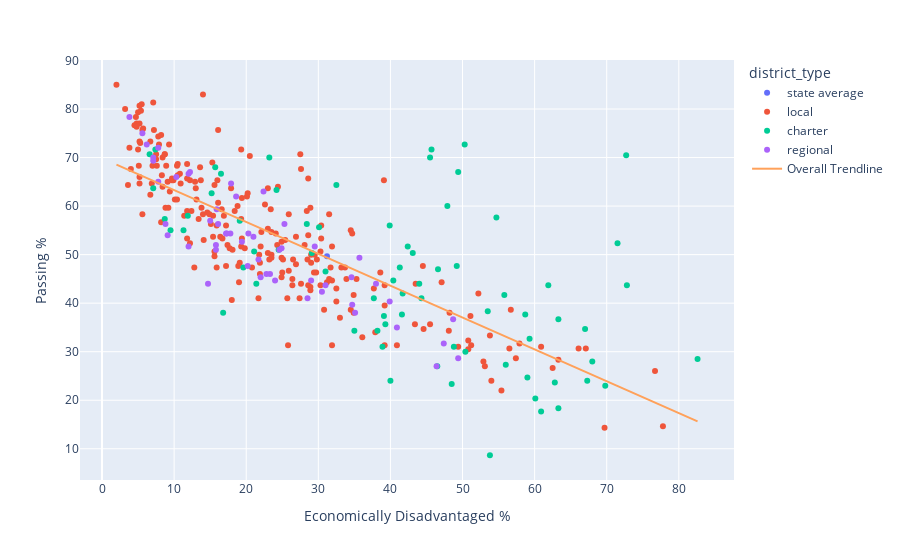

Notebook source saved alongside this figure:
### Markdown cell above
The overfit 16-factor linear regression offers little improvement over the correlation with just 1 factor: economic disadvantage of the students.

To look at the effect of local per capita income and wealth, I looked only at school district. But what if I look at all the school districts in the MCAS data set?

### Code cell
#Analyze the same data for all districts, including charters and regionals.
dfreg=all_districts_df.copy()
X=dfreg[["dem1","dem2","dem3","dem4","dem5","dem6","dem7","dem8","dem9","First Language Not English %",
       "English Language Learner %","Students With Disabilities %","Economically Disadvantaged %",
       "In-District Expenditures per Pupil"]].copy()
Y=dfreg[["Passing %"]].copy()

xnames=[]
ynames=[]
Rsq=[]
for x in X.columns:
    for y in Y.columns:
        xnames.append(x)
        xdata=numpy.array(X[x]).reshape((-1,1))
        ynames.append(y)
        ydata=Y[y]
        Lregression=LinReg().fit(xdata,ydata)
        Rsq.append(Lregression.score(xdata,ydata))
correlation_df=pandas.DataFrame(dict([("x",xnames),("y",ynames),("correlation",Rsq)])).sort_values(by="correlation",ascending=False)
print(correlation_df.head(8))
p4=px.scatter(all_districts_df,x="Economically Disadvantaged %",y="Passing %",color="district_type",
              hover_data={"district_name"},trendline="ols",trendline_scope="overall")
p4.show()

### Figure 1 — Plotly figure (JSON) as saved in the notebook; plotly's stock layout.template omitted (floating-point values rounded to 4 significant figures; data arrays with more than 128 entries replaced by an {"elided": "..."} marker saying what was removed)
{"data": [{"customdata": [["State"]], "hovertemplate": "district_type=state average<br>Economically Disadvantaged %=%{x}<br>Passing %=%{y}<br>district_name=%{customdata[0]}<extra></extra>", "legendgroup": "state average", "marker": {"color": "#636efa", "symbol": "circle"}, "mode": "markers", "name": "state average", "orientation": "v", "showlegend": true, "type": "scatter", "x": [31.2], "xaxis": "x", "y": [49.67], "yaxis": "y"}, {"customdata": {"elided": "233x1 str values"}, "hovertemplate": "district_type=local<br>Economically Disadvantaged %=%{x}<br>Passing %=%{y}<br>district_name=%{customdata[0]}<extra></extra>", "legendgroup": "local", "marker": {"color": "#EF553B", "symbol": "circle"}, "mode": "markers", "name": "local", "orientation": "v", "showlegend": true, "type": "scatter", "x": {"elided": "233 float values"}, "xaxis": "x", "y": {"elided": "233 float values"}, "yaxis": "y"}, {"customdata": [["Dudley Street Neighborhood Charter School (District)"], ["Alma del Mar Charter School (District)"], ["Excel Academy Charter (District)"], ["Boston Green Academy Horace Mann Charter School (District)"], ["Academy Of the Pacific Rim Charter Public (District)"], ["Four Rivers Charter Public (District)"], ["Berkshire Arts and Technology Charter Public (District)"], ["Boston Preparatory Charter Public (District)"], ["Bridge Boston Charter School (District)"], ["Christa McAuliffe Charter School (District)"], ["Helen Y. Davis Leadership Academy Charter Public (District)"], ["Benjamin Banneker Charter Public (District)"], ["Community Day Charter Public School - Gateway (District)"], ["Barnstable Community Horace Mann Charter Public (District)"], ["Brooke Charter School (District)"], ["KIPP Academy Lynn Charter (District)"], ["Advanced Math and Science Academy Charter (District)"], ["Community Day Charter Public School - R. Kingman Webster (District)"], ["Cape Cod Lighthouse Charter (District)"], ["Innovation Academy Charter (District)"], ["Community Charter School of Cambridge (District)"], ["Codman Academy Charter Public (District)"], ["Conservatory Lab Charter (District)"], ["Community Day Charter Public School (District)"], ["Springfield International Charter (District)"], ["Neighborhood House Charter (District)"], ["Abby Kelley Foster Charter Public (District)"], ["Foxborough Regional Charter (District)"], ["Benjamin Franklin Classical Charter Public (District)"], ["Boston Collegiate Charter (District)"], ["Hilltown Cooperative Charter Public (District)"], ["Holyoke Community Charter (District)"], ["Lawrence Family Development Charter (District)"], ["Hill View Montessori Charter Public (District)"], ["Lowell Community Charter Public (District)"], ["KIPP Academy Boston Charter School (District)"], ["Marblehead Community Charter Public (District)"], ["Martha's Vineyard Charter Public School (District)"], ["Match Charter Public School (District)"], ["Mystic Valley Regional Charter (District)"], ["Sizer School: A North Central Charter Essential (District)"], ["Francis W. Parker Charter Essential (District)"], ["Pioneer Valley Performing Arts Charter Public (District)"], ["UP Academy Charter School of Boston (District)"], ["Boston Renaissance Charter Public (District)"], ["River Valley Charter (District)"], ["Rising Tide Charter Public (District)"], ["Roxbury Preparatory Charter (District)"], ["Salem Academy Charter (District)"], ["Learning First Charter Public School (District)"], ["Prospect Hill Academy Charter (District)"], ["South Shore Charter Public (District)"], ["Atlantis Charter (District)"], ["Martin Luther King, Jr. Charter School of Excellence (District)"], ["Pioneer Charter School of Science (District)"], ["Global Learning Charter Public (District)"], ["Pioneer Valley Chinese Immersion Charter (District)"], ["Veritas Preparatory Charter School (District)"], ["Hampden Charter School of Science East (District)"], ["Baystate Academy Charter Public School (District)"], ["Collegiate Charter School of Lowell (District)"], ["UP Academy Charter School of Dorchester (District)"], ["Pioneer Charter School of Science II (District)"], ["Argosy Collegiate Charter School (District)"], ["Springfield Preparatory Charter School (District)"], ["Bentley Academy Charter School (District)"], ["New Heights Charter School of Brockton (District)"], ["Libertas Academy Charter School (District)"], ["Old Sturbridge Academy Charter Public School (District)"], ["Hampden Charter School of Science West (District)"], ["Greater Commonwealth Virtual District"], ["TEC Connections Academy Commonwealth Virtual School District"]], "hovertemplate": "district_type=charter<br>Economically Disadvantaged %=%{x}<br>Passing %=%{y}<br>district_name=%{customdata[0]}<extra></extra>", "legendgroup": "charter", "marker": {"color": "#00cc96", "symbol": "circle"}, "mode": "markers", "name": "charter", "orientation": "v", "showlegend": true, "type": "scatter", "x": [59, 61.9, 42.4, 60.9, 38.2, 24.2, 41.3, 44.3, 59.3, 21.1, 62.8, 45.5, 50.3, 41.7, 45.7, 49.2, 6.6, 49.4, 16.5, 11.3, 32.5, 53.8, 48.8, 47.9, 38.9, 39.3, 37.7, 21.4, 7.4, 28.4, 15.2, 68, 54.7, 16.8, 46.6, 63.3, 11.9, 29.1, 58.7, 19.1, 35, 7.1, 24.5, 67.3, 50.4, 8.7, 9.5, 55.8, 30.1, 60.1, 39.1, 19.6, 41.6, 72.8, 39.9, 53.5, 15.7, 71.5, 43.1, 69.8, 40.4, 63.3, 23.2, 56, 72.7, 67, 40, 82.6, 31, 44, 48.5, 46.5], "xaxis": "x", "y": [24.67, 43.67, 51.67, 17.67, 34.33, 63.33, 47.33, 41, 32.67, 50.67, 23.67, 70, 72.67, 42, 71.67, 47.67, 70.67, 67, 66.67, 55, 64.33, 8.667, 31, 60, 31, 35.67, 41, 44, 71.67, 56.33, 62.67, 28, 57.67, 38, 47, 36.67, 58, 50.33, 37.67, 57, 34.33, 63.67, 51, 24, 30, 57.33, 55, 41.67, 55.67, 20.33, 37.33, 47.33, 37.67, 43.67, 56, 38.33, 68, 52.33, 50.33, 23, 44.67, 18.33, 70, 27.33, 70.5, 34.67, 24, 28.5, 46.5, 44, 23.33, 27], "yaxis": "y"}, {"customdata": [["Acton-Boxborough"], ["Hoosac Valley Regional"], ["Amherst-Pelham"], ["Ashburnham-Westminster"], ["Athol-Royalston"], ["Ayer Shirley School District"], ["Berkshire Hills"], ["Berlin-Boylston"], ["Blackstone-Millville"], ["Bridgewater-Raynham"], ["Chesterfield-Goshen"], ["Central Berkshire"], ["Dennis-Yarmouth"], ["Dighton-Rehoboth"], ["Dover-Sherborn"], ["Dudley-Charlton Reg"], ["Nauset"], ["Farmington River Reg"], ["Freetown-Lakeville"], ["Frontier"], ["Gateway"], ["Groton-Dunstable"], ["Gill-Montague"], ["Hamilton-Wenham"], ["Hampden-Wilbraham"], ["Hampshire"], ["Hawlemont"], ["King Philip"], ["Manchester Essex Regional"], ["Masconomet"], ["Mendon-Upton"], ["Monomoy Regional School District"], ["Mount Greylock"], ["Mohawk Trail"], ["Narragansett"], ["Nashoba"], ["New Salem-Wendell"], ["North Middlesex"], ["Old Rochester"], ["Pentucket"], ["Pioneer Valley"], ["Quabbin"], ["Ralph C Mahar"], ["Silver Lake"], ["Southern Berkshire"], ["Southwick-Tolland-Granville Regional School District"], ["Spencer-E Brookfield"], ["Tantasqua"], ["Triton"], ["Up-Island Regional"], ["Wachusett"], ["Quaboag Regional"], ["Whitman-Hanson"]], "hovertemplate": "district_type=regional<br>Economically Disadvantaged %=%{x}<br>Passing %=%{y}<br>district_name=%{customdata[0]}<extra></extra>", "legendgroup": "regional", "marker": {"color": "#ab63fa", "symbol": "circle"}, "mode": "markers", "name": "regional", "orientation": "v", "showlegend": true, "type": "scatter", "x": [6.2, 49.4, 24.6, 15.8, 48.7, 24.9, 29, 12.2, 22, 16.1, 24, 30.5, 39.9, 15.8, 3.8, 21, 18.6, 40.9, 17.2, 17.8, 31, 7.1, 47.4, 7.1, 15, 14.7, 46.4, 8.8, 7.8, 5.6, 9.1, 25.3, 17.9, 34.6, 28.5, 7.8, 29.5, 17.3, 12, 12, 21.7, 23.3, 38, 15.9, 34.7, 22.8, 35.1, 19.4, 20.3, 22.4, 10.3, 35.7, 20.2], "xaxis": "x", "y": [72.67, 28.67, 51, 52, 36.67, 51.33, 44.67, 67, 45.33, 56.33, 44.67, 42.33, 40.33, 51, 78.33, 53.67, 62, 35, 54.33, 54.33, 43.67, 69.33, 31.67, 70, 57, 44, 27, 56.33, 65, 75, 54, 56.33, 64.67, 45.33, 41, 72, 51.67, 54.33, 66.67, 51.67, 49, 46, 44, 59.33, 39.67, 46, 38, 52.67, 54.33, 63, 66, 49.33, 47.67], "yaxis": "y"}, {"hovertemplate": "<b>OLS trendline</b><br>Passing % = -0.656576 * Economically Disadvantaged % + 69.863<br>R<sup>2</sup>=0.612423<br><br>Economically Disadvantaged %=%{x}<br>Passing %=%{y} <b>(trend)</b><extra></extra>", "legendgroup": "Overall Trendline", "line": {"color": "#FFA15A"}, "mode": "lines", "name": "Overall Trendline", "showlegend": true, "type": "scatter", "x": {"elided": "359 float values"}, "xaxis": "x", "y": {"elided": "359 float values"}, "yaxis": "y"}], "layout": {"legend": {"title": {"text": "district_type"}, "tracegroupgap": 0}, "margin": {"t": 60}, "xaxis": {"anchor": "y", "domain": [0, 1], "title": {"text": "Economically Disadvantaged %"}}, "yaxis": {"anchor": "x", "domain": [0, 1], "title": {"text": "Passing %"}}}}
